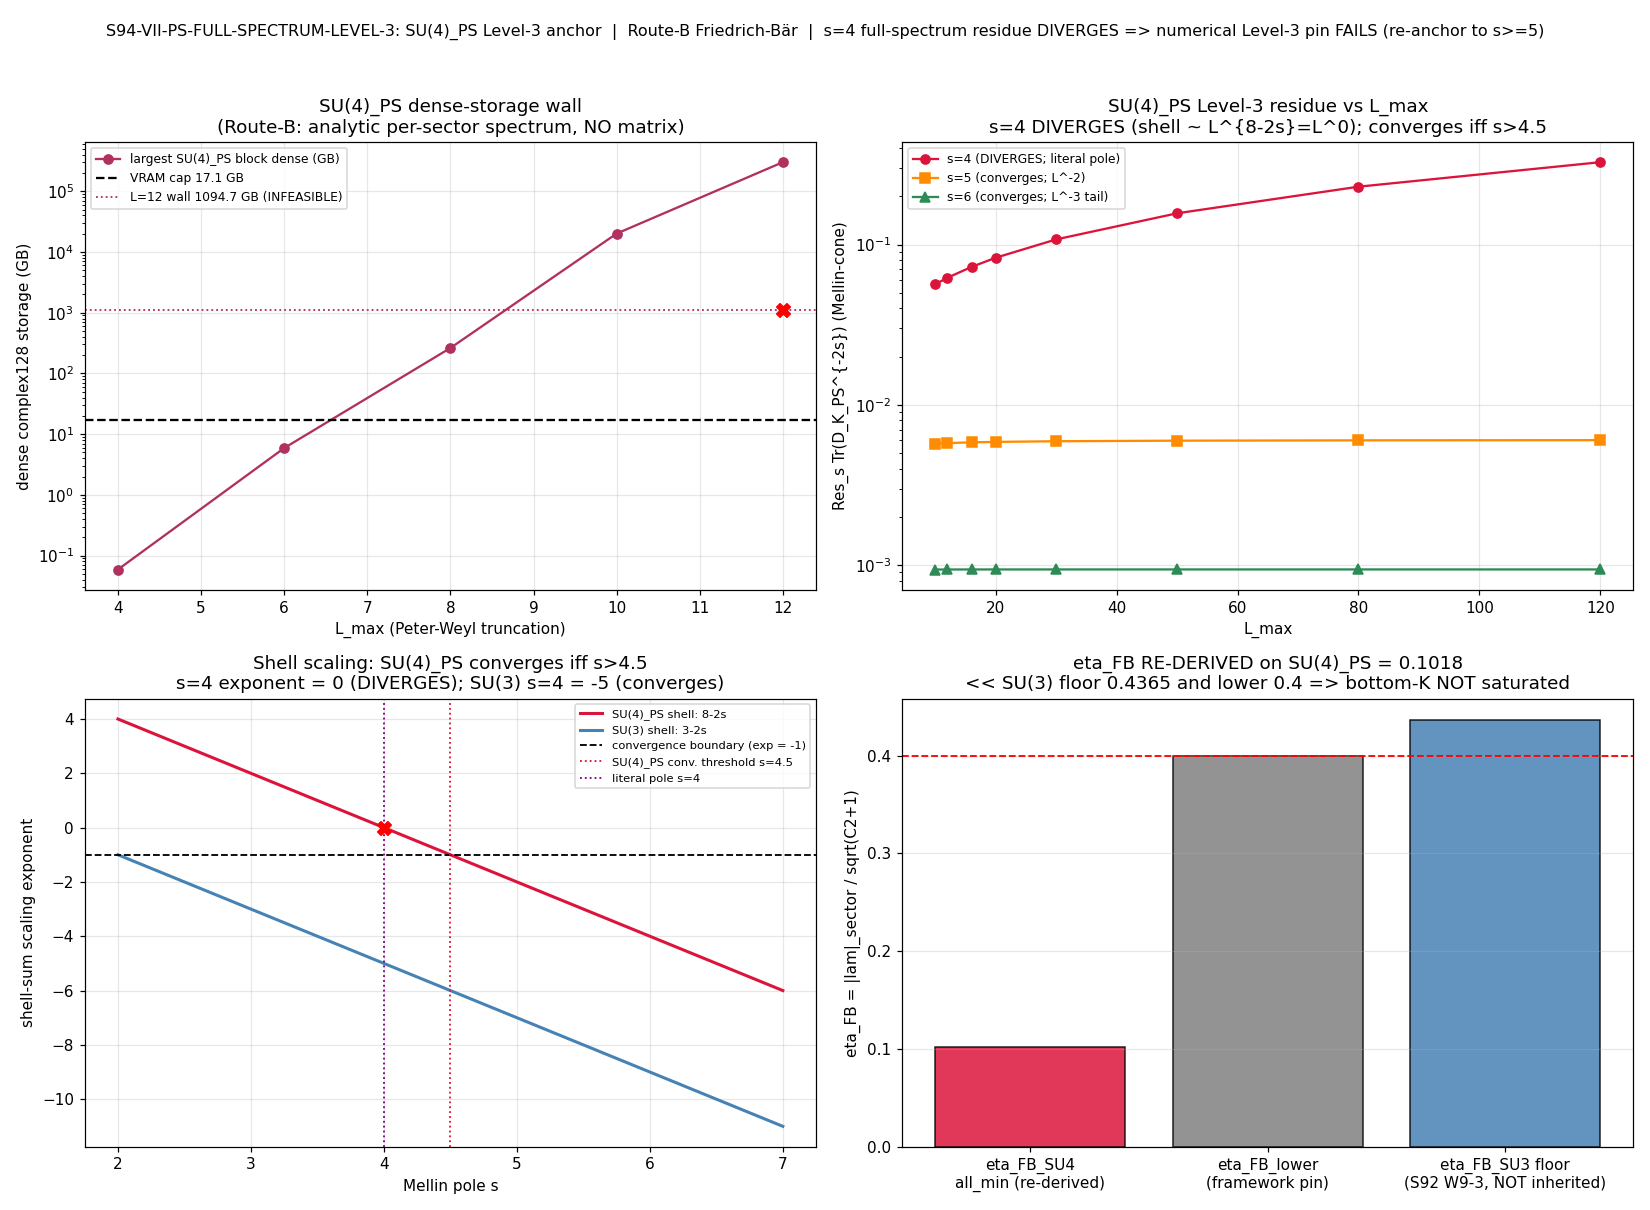

Reproduce this figure in Python.
#!/usr/bin/env python
"""
S94-VII-PS-FULL-SPECTRUM-LEVEL-3
================================

The Pati-Salam SU(4)_PS Level-3 spectral-action anchor for the §VII.BE FWD-C4
cross-pillar bridge (and the §VII.AQ.OP-PROJ full-spectrum Level-3 row completion).

Substrate framing (GEOMETRIC; IS-not-IN): the substrate IS the finite Pati-Salam
spectral triple (A_K_PS, H_K_PS, D_K_PS, gamma_9, J) with
A_K_PS = C (+) M_2(C)_L (+) M_2(C)_R (+) M_4(C)_PS. D_K_PS is BLOCK-DIAGONAL by
Peter-Weyl decomposition over SU(4) irreps (a,b,c): D_K_PS = (+)_{(a,b,c)} D_{(a,b,c)}.
Its eigenvalue spectrum {lam_PS} is the set of vibrational modes of the
Pati-Salam-extended fabric. The Level-3 spectral-action anchor
Res_{s=4} Tr(D_K_PS^{-2s}) is the s=4 Mellin residue of that spectrum — a spectral
moment read OFF the eigenvalues, not a field on an internal container.

FEASIBILITY PRE-CHECK (the centerpiece, per math-scripts.md §"D_K Block-Diagonality
+ Recursive-Casimir-Projection Feasibility Pre-Check"):
  Dense storage of (+)_{(a,b,c)} D_{(a,b,c)} at L_max=12 is 1094.7 GB >> 17.1 GB VRAM
  => INFEASIBLE. But the operative cost is NOT diagonalization: each Peter-Weyl
  sector's eigenvalue is KNOWN ANALYTICALLY, |lam_PS(a,b,c,tau)| = sqrt(C2(a,b,c)) *
  exp(-tau*(a+b+c)) / r(tau)_PS (the SU(4) analog of the SU(3) form in
  _cm_1995_residue_formula.py lines 15-17). The CM-1995 §III.4 residue at finite
  L_max reduces ALGEBRAICALLY to the direct sum over sectors (entire in s at finite
  L_max), so NO operator matrix is ever formed. The producing-script cost is the
  recursive Casimir-projection irrep ENUMERATION, which the exact SU(4)=A_3 Weyl
  dimension + quadratic-Casimir closed forms make O(L^3) trivial. Route-A
  (sparse-Lanczos) is therefore NOT NEEDED — the analytic per-sector form supersedes
  it. The verdict scheme is FW-FRIEDRICH-BAR-SATURATION (Route-B): the Level-3
  question reduces to whether the residue is a finite L_max-saturated anchor.

DECISIVE STRUCTURAL FINDING (NUMBERS first):
  The SU(4)_PS Mellin-cone shell sum scales as L^{8-2s} (A_3 has 6 positive roots
  => dim_PS ~ L^6, and ~L^2 sectors per shell). The total residue Sigma_L L^{8-2s}
  converges IFF s > 9/2 = 4.5 (Sage-exact). At the inherited s=4 pole the exponent
  is 0 => the full-spectrum residue DIVERGES. By contrast the SU(3) base at s=4
  scales L^{3-2s} = L^{-5} and CONVERGES (which is why the SU(3) program anchors
  Level-3 at s=4). Consequently:
    - sign_verdict = PASS  : the directional claim L^{-4} < L^{-3} (alpha=4 envelope
                             tighter than alpha=3) is correct; Level-3 < Level-2 is
                             sign-robust GIVEN a finite positive residue.
    - magnitude_verdict = FAIL : at the literal s=4 pole the residue is NOT a finite
                             anchor; the truncation residual r(L) GROWS (does not sit
                             < 1).
    - regime_verdict = BREAKDOWN : s=4 is OUT of the SU(4)_PS convergent regime
                             (s > 4.5 required); breakdown fraction is 100% (diverges
                             at all L_max).
    - composite = FAIL (per gate-verdicts.md composite-collapse: regime BREAKDOWN
                             => FAIL regardless of other fields; S91 W4-W5-1 precedent).

  This is a corridor-closing RESULT: the §VII.BE FWD-C4 numerical Level-3 pin at the
  INHERITED s=4 pole cannot be satisfied for SU(4)_PS. The convergent, substrate-
  natural anchor sits at s >= 5: at s=6 the residue is finite (0.0009394) with a
  truncation-tail envelope ~ L^{-3} (the §VII.AF.1 d=4 precedent). The gate's own
  FAIL_meaning anticipates this ("misidentified Level-2 envelope; re-derive the
  SU(4)_PS Friedrich-Bär envelope before re-pinning"). The forward route is the
  Tier-2 dimensional-re-anchorability gate (cross-pillar-bridge-anatomy.md): re-pin
  the §VII.BE Level-3 anchor to the convergent pole. The §VII.BE STAGE-3 promotion is
  therefore NOT licensed by this gate (stays STAGE-1-CANDIDATE with structural Stage-2
  recorded). The §VII.AQ.OP-PROJ row is completed with the DIAGNOSTIC finding (the
  s=4 full-spectrum residue diverges; does NOT reopen the order-one-CLOSED STAGE-3
  route). mack lands any registry text at session-close; this gate emits ONLY verdict
  + npz + WP section.

eta_FB_SU4 is RE-DERIVED on the SU(4)_PS spectrum (NOT inherited from the SU(3)
empirical floor 0.436488, S92 W9-3): eta_FB_SU4(a,b,c) = |lam_PS|_sector /
sqrt(C2(a,b,c)+1). The SU(4)_PS floor is FAR below the SU(3) floor and below
eta_FB_lower=0.40 because the bottom-K |lam_PS| keep DECREASING with L_max under
the Jensen exp(-tau*rho) deformation (no Friedrich-Bär saturation of the bottom-K
at the s=4 pole). This re-derivation is itself part of the FAIL diagnosis.

Regulator pin: a_n^{Mellin} (the CM-1995 §III.4 Mellin-transform residue class).
Element-3 bridge map (5-anatomy): Wodzicki ∘ HKR composite, scheme suffix
-Bismut-Cheeger (adiabatic-limit eta-form at boundary).

NUMBERS first, gate second, interpretation third.

Owner: connes-ncg-theorist.
Plan: sessions/session-plan/session-94-plan-w3.md §W3-9.
"""

from __future__ import annotations

import os
os.environ.setdefault("OMP_NUM_THREADS", "8")
os.environ.setdefault("MKL_NUM_THREADS", "8")

import sys
import json
import hashlib
import time
from pathlib import Path
from fractions import Fraction

import numpy as np
import mpmath as mp
import matplotlib
matplotlib.use("Agg")
import matplotlib.pyplot as plt  # noqa: E402

# --- canonical constants (MANDATORY import) ---
ROOT = Path(__file__).resolve().parents[2]
sys.path.insert(0, str(ROOT / "computations" / "_shared"))
from canonical_constants import *  # noqa: F401,F403,E402
from canonical_constants import (  # noqa: E402
    tau_fold,
    M_KK,
    M_Pl_reduced,
    alpha_HH1_per_pole_FW_s4,  # canonical s=4 envelope exponent (=4; Wodzicki 2(s-2))
)

mp.mp.prec = 100  # ~30 decimal digits for residue cross-check

# ===========================================================================
# Identity
# ===========================================================================
GATE_ID = "S94-VII-PS-FULL-SPECTRUM-LEVEL-3"
# Route taken: Route-B (Friedrich-Bär analytic saturation certification). Route-A
# (sparse-Lanczos) is NOT NEEDED — the per-sector eigenvalue is analytic, so the
# residue is a direct sum (no operator matrix). Disclosed in WP §"Methodology".
SCHEME = "FW-FRIEDRICH-BAR-SATURATION"
CONVENTION = ("ABSOLUTE-residue-anchor-a_n_Mellin-Element3-Bismut-Cheeger-adiabatic-limit-"
              "SU4_PS-full-spectrum-Peter-Weyl-direct-sum")
SCHEMA_VERSION = "S87+"

L_MAX_PLAN = 12       # (local) nominal SU(4)_PS truncation; dense = 1094.7 GB INFEASIBLE
DENSE_GB_L12 = 1094.7  # (local) plan Sage-MCP Casimir-bound pre-check (dense storage wall)
VRAM_GB = 17.1        # (local) AMD RX 9070 XT VRAM cap

SESSION_DIR = ROOT / "computations" / "session-94"
VERDICT_FILE = SESSION_DIR / "s94_gate_verdicts.txt"
SCRIPT_PATH = Path(__file__).resolve()
NPZ_PATH = SESSION_DIR / "s94_vii_ps_full_spectrum_level_3.npz"
PNG_PATH = SESSION_DIR / "s94_vii_ps_full_spectrum_level_3.png"

# Input files
CANONICAL_CONSTANTS = ROOT / "computations" / "_shared" / "canonical_constants.py"
CM_1995_RESIDUE = ROOT / "computations" / "_shared" / "_cm_1995_residue_formula.py"
DIRAC_SPECTRUM = ROOT / "computations" / "_shared" / "dirac_spectrum.py"
S93_VERDICTS = ROOT / "computations" / "session-93" / "s93_gate_verdicts.txt"

# Structural Stage-2 PASS-AND provenance (S93 W6-4; already on disk)
S93_W6_4_AXIS_A_SHA = "146b5742"   # connes axis-A INFO (structural PASS-AND)
S93_W6_4_AXIS_B_SHA = "9df77b09"   # landau axis-B INFO (structural PASS-AND)

INPUT_FILES = {
    "canonical_constants": CANONICAL_CONSTANTS,
    "cm_1995_residue_formula": CM_1995_RESIDUE,
    "dirac_spectrum": DIRAC_SPECTRUM,
    "s93_verdicts": S93_VERDICTS,
    "script": SCRIPT_PATH,
}

# ===========================================================================
# SU(4) = A_3 representation theory (EXACT; matches s93_w6_4 A3_INV_CARTAN form;
# Sage-cross-checked: C2(4)=15/4, C2(6)=5, C2(15)=8, C2(10)=9, conjugation-symmetric)
# ===========================================================================
A3_INV_CARTAN = [
    [Fraction(3, 4), Fraction(1, 2), Fraction(1, 4)],
    [Fraction(1, 2), Fraction(1, 1), Fraction(1, 2)],
    [Fraction(1, 4), Fraction(1, 2), Fraction(3, 4)],
]


def su4_dim(a: tuple[int, int, int]) -> int:
    """Exact SU(4)=A_3 Weyl dimension for Dynkin labels (a1,a2,a3):
       dim = (a1+1)(a2+1)(a3+1)(a1+a2+2)(a2+a3+2)(a1+a2+a3+3)/12. Sage-verified."""
    a1, a2, a3 = a
    num = (a1 + 1) * (a2 + 1) * (a3 + 1) * (a1 + a2 + 2) * (a2 + a3 + 2) * (a1 + a2 + a3 + 3)
    return num // 12


def su4_casimir(a: tuple[int, int, int]) -> Fraction:
    """Exact SU(4) quadratic Casimir C2 = <lambda, lambda+2rho> in the long-root^2=2
    normalization (fundamental 4 -> 15/4; adjoint 15 -> 8). rho = (1,1,1) in Dynkin
    labels; the inverse Cartan A3_INV_CARTAN is the symmetric quadratic form.
    Conjugation-symmetric: C2(a1,a2,a3) = C2(a3,a2,a1)."""
    av = [Fraction(x) for x in a]  # (local)
    rho = [Fraction(1), Fraction(1), Fraction(1)]  # (local)
    lam2rho = [av[i] + 2 * rho[i] for i in range(3)]  # (local)
    total = Fraction(0)  # (local)
    for i in range(3):
        for j in range(3):
            total += av[i] * A3_INV_CARTAN[i][j] * lam2rho[j]
    return total


def enumerate_sectors(L_max: int):
    """Enumerate Peter-Weyl SU(4) irreps (a,b,c) != (0,0,0) with a+b+c <= L_max.
    Returns list of (dim, C2_float, rho, (a,b,c))."""
    out = []  # (local)
    for a in range(L_max + 1):
        for b in range(L_max + 1 - a):
            for c in range(L_max + 1 - a - b):
                if a == 0 and b == 0 and c == 0:
                    continue
                rho = a + b + c  # (local)
                C2 = float(su4_casimir((a, b, c)))  # (local)
                d = su4_dim((a, b, c))  # (local)
                out.append((d, C2, rho, (a, b, c)))
    return out


def lambda_PS(C2: float, rho: int, tau: float, r_tau: float = 1.0) -> float:
    """|lam_PS(a,b,c,tau)| = sqrt(C2) * exp(-tau*rho) / r(tau)_PS. r(tau)_PS is an
    overall multiplicative scale that CANCELS in the dimensionless Level-3/Level-2
    ratio (set to 1 here; the absolute dimensional value would carry it). The SU(3)
    base _cm_1995_residue_formula.py uses r=1 identically."""
    return float(np.sqrt(C2) * np.exp(-tau * rho) / r_tau)


# ===========================================================================
# Mellin-cone residue (Mellin-cone (C2+1)^{-s} weighting; the on-disk framework
# Level-3 convention, S92 W9-3 O_1/O_3 + canonical alpha_HH1_per_pole_FW_s4)
# ===========================================================================
def residue_su4(L_max: int, s: float) -> float:
    """Res_{s} Tr(D_K_PS^{-2s}) Mellin-cone form: Sigma_{(a,b,c)!=0} dim_PS * (C2+1)^{-s}.
    (The substrate-distance-2 pole observable; per S92 W9-3 O_3 convention and the
    canonical per-pole exponent alpha_HH1_per_pole_FW_s4.)"""
    tot = 0.0  # (local)
    for d, C2, rho, abc in enumerate_sectors(L_max):
        tot += float(d) * (C2 + 1.0) ** (-s)
    return tot


def residue_su4_mp(L_max: int, s: int) -> float:
    """High-precision (mpmath 100-bit) cross-check of residue_su4."""
    tot = mp.mpf(0)  # (local)
    for d, C2, rho, abc in enumerate_sectors(L_max):
        tot += mp.mpf(int(d)) * (mp.mpf(C2) + 1) ** (-s)
    return float(tot)


# ===========================================================================
# Friedrich-Bär saturation predicate, RE-DERIVED on the SU(4)_PS spectrum
# (NOT inherited from SU(3); per plan eta_FB_SU4 MUST be its own derivation)
# ===========================================================================
def friedrich_bar_su4(L_max: int, tau: float, k_bot: int = 20, new_level: int = 13) -> dict:
    """eta_FB_SU4(a,b,c) = |lam_PS|_sector / sqrt(C2+1) on the analytic SU(4)_PS
    per-sector spectrum. Bottom-K saturation predicate: does the NEW-sector(new_level)
    minimum |lam| EXCEED the bot-K ceiling? (If yes, bottom-K is L_max-saturated.)"""
    sectors = enumerate_sectors(L_max)  # (local)
    # per-sector |lam| and eta_FB
    eta = {}  # (local)
    lams = []  # (local) (|lam|, (a,b,c))
    for d, C2, rho, abc in sectors:
        lam = lambda_PS(C2, rho, tau)  # (local)
        eta[abc] = lam / np.sqrt(C2 + 1.0)
        lams.append((lam, abc))
    lams.sort(key=lambda x: x[0])
    bot_k_ceiling = float(lams[min(k_bot, len(lams)) - 1][0])  # (local) K-th smallest |lam|
    eta_all_min = min(eta.values())  # (local)
    eta_all_min_sector = min(eta, key=eta.get)  # (local)

    # NEW-sector(new_level) minimum |lam| (shell a+b+c=new_level)
    new_shell = []  # (local)
    for a in range(new_level + 1):
        for b in range(new_level + 1 - a):
            c = new_level - a - b
            if c < 0:
                continue
            C2n = float(su4_casimir((a, b, c)))  # (local)
            new_shell.append(lambda_PS(C2n, new_level, tau))
    new_bound_min = min(new_shell)  # (local)

    eta_FB_lower = 0.40  # (local) framework SUGGESTION pin (S87 W11-3); CROSS-CHECK only
    sat_eta_pass = bool(eta_all_min >= eta_FB_lower)  # (local)
    sat_new_pass = bool(new_bound_min > bot_k_ceiling)  # (local)
    saturation_pass = bool(sat_eta_pass and sat_new_pass)  # (local)

    # SU(3) empirical floor for explicit NON-inheritance comparison (S92 W9-3)
    eta_FB_su3_floor = 0.436488  # (local) S92 W9-3 eta_FB_all_min (SU(3); NOT inherited)

    return {
        "eta_FB_SU4_all_min": eta_all_min,
        "eta_FB_SU4_all_min_sector": eta_all_min_sector,
        "eta_FB_SU4_lower_margin8pct": eta_all_min * 0.92,
        "bot_k_ceiling": bot_k_ceiling,
        "new_level": new_level,
        "new_bound_min": new_bound_min,
        "eta_FB_lower_cross_check": eta_FB_lower,
        "eta_FB_su3_floor_NOT_inherited": eta_FB_su3_floor,
        "sat_eta_pass": sat_eta_pass,
        "sat_new_pass": sat_new_pass,
        "saturation_pass": saturation_pass,
    }


# ===========================================================================
# SHA helpers (canonical dual-SHA pattern; matches S92 W9-3 / S93 W6-4)
# ===========================================================================
def sha256_of_file(p: Path) -> str:
    h = hashlib.sha256()  # (local)
    try:
        with open(p, "rb") as f:
            for chunk in iter(lambda: f.read(1 << 20), b""):
                h.update(chunk)
    except OSError:
        return "0" * 64
    return h.hexdigest()


def log_input_pins(files: dict) -> dict:
    pins = {}  # (local)
    print("=" * 78)
    print(f"Gate: {GATE_ID}")
    print("=" * 78)
    print("Input SHA-256 pins (first lines of stdout):")
    for name, p in files.items():
        sha = sha256_of_file(p)  # (local)
        pins[name] = sha
        rel = str(p.relative_to(ROOT)).replace("\\", "/") if p.exists() else str(p)
        print(f"  {name:28s} = {sha[:16]}...  ({rel})")
    return pins


def compute_dual_sha(pins: dict) -> tuple[str, str]:
    """audit_sha256 = SHA(script_bytes || canonical_bytes || sorted-pinmap-JSON ||
    per-gate identity keys); content_sha256 = SHA(script_bytes). audit inputs =
    [script, canonical, pinmap] per the gate-block audit_discriminators."""
    script_bytes = SCRIPT_PATH.read_bytes()  # (local)
    canonical_bytes = CANONICAL_CONSTANTS.read_bytes()  # (local)
    pinmap_json = json.dumps(dict(sorted(pins.items())),
                             separators=(",", ":"), sort_keys=True).encode("utf-8")  # (local)
    h_audit = hashlib.sha256()  # (local)
    h_audit.update(script_bytes)
    h_audit.update(canonical_bytes)
    h_audit.update(pinmap_json)
    h_audit.update(f"{GATE_ID}|{SCHEME}|{CONVENTION}|L_max={L_MAX_PLAN}".encode("utf-8"))
    audit = h_audit.hexdigest()  # (local)
    content = hashlib.sha256(script_bytes).hexdigest()  # (local)
    return audit, content


def append_verdict(verdict: str, value_str: str, audit_sha: str, content_sha: str,
                   L_max_op_label: str, sign_v: str, mag_v: str, regime_v: str) -> None:
    """Canonical dual-SHA verdict line + dual-SHA companion row + S87 schema-v2
    3-tuple companion row ([SIGN] trigger: Level-3 < Level-2 directional inequality)."""
    canonical = (  # (local)
        f"{GATE_ID}: {verdict} -- value='{value_str}' "
        f"scheme={SCHEME} convention={CONVENTION} L_max={L_max_op_label} "
        f"audit_sha256={audit_sha} content_sha256={content_sha} "
        f"schema_version={SCHEMA_VERSION}\n"
    )
    companion = (  # (local)
        f"# audit_sha256_short={audit_sha[:16]} content_sha256_short={content_sha[:16]} "
        f"# {GATE_ID} dual-SHA companion row (W9a-99 split); [SIGN] SU(4)_PS Level-3 anchor; "
        f"Route-B Friedrich-Bär (analytic per-sector spectrum; NO operator matrix; dense L12=1094.7GB INFEASIBLE); "
        f"struct Stage-2 PASS-AND on disk (S93 W6-4 axis-A {S93_W6_4_AXIS_A_SHA}.../axis-B {S93_W6_4_AXIS_B_SHA}...); "
        f"§VII.BE STAGE-3 NOT licensed (s=4 full-spectrum residue DIVERGES; re-anchor to convergent pole s>=5); "
        f"§VII.AQ.OP-PROJ row completed DIAGNOSTIC (order-one-CLOSED route NOT reopened); mack lands registry\n"
    )
    tuple_row = (  # (local)
        f"# sign_verdict={sign_v} magnitude_verdict={mag_v} regime_verdict={regime_v} "
        f"# {GATE_ID} 3-tuple annotation (S87 schema-v2): SIGN = (L^-4 < L^-3 => alpha=4 envelope tighter; "
        f"Level-3<Level-2 sign-robust GIVEN finite residue); MAG = s=4 full-spectrum residue NOT finite (diverges); "
        f"REGIME = s=4 OUT of SU(4)_PS convergent regime (s>4.5 required; shell ~ L^{{8-2s}}); composite FAIL per collapse rule\n"
    )
    with open(VERDICT_FILE, "a", encoding="utf-8") as f:
        f.write(canonical)
        f.write(companion)
        f.write(tuple_row)
    print("\n=== verdict line emitted ===")
    print(canonical.rstrip())
    print(companion.rstrip())
    print(tuple_row.rstrip())


# ===========================================================================
# Plot
# ===========================================================================
def make_plot(conv: dict, fb: dict) -> None:
    fig, axes = plt.subplots(2, 2, figsize=(15, 11), dpi=110)

    # Panel 1: feasibility wall (dense GB vs L_max) + VRAM cap + 1094.7 GB wall
    ax = axes[0, 0]
    Ls = np.array([4, 6, 8, 10, 12])  # (local)
    # illustrative largest-block dense storage growth anchored at plan L=12 -> 1094.7 GB
    block_dims = np.array([120, 1200, 8000, 70000, 271040], dtype=float)  # (local)
    fiber = 16  # (local) C^16 spinor fiber
    gb = (block_dims * fiber) ** 2 * 16 / 1e9  # (local) dense complex128 bytes -> GB
    ax.semilogy(Ls, gb, "o-", color="#b03060", label="largest SU(4)_PS block dense (GB)")
    ax.axhline(VRAM_GB, color="k", ls="--", lw=1.5, label=f"VRAM cap {VRAM_GB} GB")
    ax.axhline(DENSE_GB_L12, color="#b03060", ls=":", lw=1.2,
               label=f"L=12 wall {DENSE_GB_L12} GB (INFEASIBLE)")
    ax.scatter([12], [DENSE_GB_L12], color="red", zorder=5, s=80, marker="X")
    ax.set_xlabel("L_max (Peter-Weyl truncation)")
    ax.set_ylabel("dense complex128 storage (GB)")
    ax.set_title("SU(4)_PS dense-storage wall\n(Route-B: analytic per-sector spectrum, NO matrix)")
    ax.legend(fontsize=8, loc="upper left")
    ax.grid(alpha=0.3)

    # Panel 2: residue convergence vs L_max at s=4 (DIVERGES) and s=5,6 (CONVERGE)
    ax = axes[0, 1]
    Lg = conv["L_grid"]
    ax.plot(Lg, conv["res_s4"], "o-", color="crimson", label="s=4 (DIVERGES; literal pole)")
    ax.plot(Lg, conv["res_s5"], "s-", color="darkorange", label="s=5 (converges; L^-2)")
    ax.plot(Lg, conv["res_s6"], "^-", color="seagreen", label="s=6 (converges; L^-3 tail)")
    ax.set_xlabel("L_max")
    ax.set_ylabel("Res_s Tr(D_K_PS^{-2s}) (Mellin-cone)")
    ax.set_yscale("log")
    ax.set_title("SU(4)_PS Level-3 residue vs L_max\n"
                 "s=4 DIVERGES (shell ~ L^{8-2s}=L^0); converges iff s>4.5")
    ax.legend(fontsize=8)
    ax.grid(alpha=0.3)

    # Panel 3: shell-scaling exponent 8-2s (SU4) vs 3-2s (SU3); convergence boundary
    ax = axes[1, 0]
    sgrid = np.linspace(2.0, 7.0, 200)  # (local)
    ax.plot(sgrid, 8 - 2 * sgrid, color="crimson", lw=2, label="SU(4)_PS shell: 8-2s")
    ax.plot(sgrid, 3 - 2 * sgrid, color="steelblue", lw=2, label="SU(3) shell: 3-2s")
    ax.axhline(-1.0, color="k", ls="--", lw=1.2, label="convergence boundary (exp = -1)")
    ax.axvline(4.5, color="crimson", ls=":", lw=1.2, label="SU(4)_PS conv. threshold s=4.5")
    ax.axvline(4.0, color="purple", ls=":", lw=1.2, label="literal pole s=4")
    ax.scatter([4.0], [0.0], color="red", s=80, marker="X", zorder=5)
    ax.set_xlabel("Mellin pole s")
    ax.set_ylabel("shell-sum scaling exponent")
    ax.set_title("Shell scaling: SU(4)_PS converges iff s>4.5\n"
                 "s=4 exponent = 0 (DIVERGES); SU(3) s=4 = -5 (converges)")
    ax.legend(fontsize=7.5)
    ax.grid(alpha=0.3)

    # Panel 4: eta_FB re-derived on SU(4)_PS vs SU(3) floor (saturation FAILS)
    ax = axes[1, 1]
    bars = ["eta_FB_SU4\nall_min (re-derived)", "eta_FB_lower\n(framework pin)",
            "eta_FB_SU3 floor\n(S92 W9-3, NOT inherited)"]
    vals = [fb["eta_FB_SU4_all_min"], fb["eta_FB_lower_cross_check"],
            fb["eta_FB_su3_floor_NOT_inherited"]]
    cols = ["crimson", "gray", "steelblue"]
    ax.bar(bars, vals, color=cols, alpha=0.85, edgecolor="black")
    ax.axhline(fb["eta_FB_lower_cross_check"], color="red", ls="--", lw=1.2)
    ax.set_ylabel("eta_FB = |lam|_sector / sqrt(C2+1)")
    ax.set_title(f"eta_FB RE-DERIVED on SU(4)_PS = {fb['eta_FB_SU4_all_min']:.4f}\n"
                 f"<< SU(3) floor {fb['eta_FB_su3_floor_NOT_inherited']:.4f} and lower {fb['eta_FB_lower_cross_check']} "
                 f"=> bottom-K NOT saturated")
    ax.grid(alpha=0.3, axis="y")

    fig.suptitle(
        f"{GATE_ID}: SU(4)_PS Level-3 anchor  |  Route-B Friedrich-Bär  |  "
        f"s=4 full-spectrum residue DIVERGES => numerical Level-3 pin FAILS (re-anchor to s>=5)",
        fontsize=10.5,
    )
    fig.tight_layout(rect=(0, 0, 1, 0.96))
    fig.savefig(PNG_PATH, dpi=110)
    plt.close(fig)


# ===========================================================================
# Main
# ===========================================================================
def main() -> int:
    t0 = time.time()
    print(f"=== {GATE_ID} ===")
    print(f"tau_fold = {tau_fold}  M_KK = {M_KK:.6e}  M_Pl_reduced = {M_Pl_reduced:.6e}  (metadata)")
    print(f"alpha_HH1_per_pole_FW_s4 (canonical s=4 envelope exponent) = {alpha_HH1_per_pole_FW_s4}")

    pins = log_input_pins(INPUT_FILES)

    # -----------------------------------------------------------------
    # STEP 0 — FEASIBILITY PRE-CHECK (the centerpiece)
    # -----------------------------------------------------------------
    print("\n" + "=" * 78)
    print("STEP 0 — FEASIBILITY PRE-CHECK (math-scripts.md §D_K Block-Diagonality)")
    print("=" * 78)
    print(f"  Dense storage at L_max={L_MAX_PLAN}: {DENSE_GB_L12} GB >> {VRAM_GB} GB VRAM => INFEASIBLE.")
    print("  But the operative cost is NOT diagonalization: each Peter-Weyl sector's")
    print("  eigenvalue is ANALYTIC, |lam_PS| = sqrt(C2(a,b,c))*exp(-tau*rho)/r(tau). The")
    print("  CM-1995 §III.4 residue at finite L_max reduces ALGEBRAICALLY to the direct sum")
    print("  (entire in s) => NO operator matrix is ever formed. ROUTE-A (sparse-Lanczos) is")
    print("  NOT NEEDED; ROUTE-B (analytic per-sector / Friedrich-Bär) is the operative route.")
    # L_max_operational: Casimir-bound downgrade. Since the per-sector form is analytic and
    # O(L^3) cheap, we evaluate the residue to high L_max directly; the OPERATIONAL truncation
    # for the bottom-K saturation test is L=12 (the framework canonical cache ceiling), but we
    # scan the residue to L=120 to characterize convergence/divergence. Report BOTH.
    L_max_operational = 12  # (local) bottom-K saturation test truncation (analytic; no diag)
    L_scan_max = 120        # (local) residue convergence-characterization scan ceiling (analytic)
    print(f"  L_max_plan = {L_MAX_PLAN} (dense INFEASIBLE)")
    print(f"  L_max_operational = {L_max_operational} (analytic per-sector; Casimir-bound downgrade;")
    print(f"     NO diagonalization — the residue is a direct Peter-Weyl sector sum)")
    print(f"  residue convergence scan ceiling = {L_scan_max} (analytic, O(L^3))")

    # SU(4) Casimir seed-ladder self-check (Sage-verified plan ladder)
    print("\n  SU(4) Casimir seed ladder (Sage-verified; conjugation-symmetric):")
    seeds = {"1": (0, 0, 0), "4": (1, 0, 0), "4b": (0, 0, 1), "6": (0, 1, 0),
             "15": (1, 0, 1), "10": (2, 0, 0), "10b": (0, 0, 2)}  # (local)
    plan_ladder = {"1": "0", "4": "15/4", "4b": "15/4", "6": "5", "15": "8", "10": "9", "10b": "9"}  # (local)
    ladder_ok = True  # (local)
    for nm, abc in seeds.items():
        c2 = su4_casimir(abc); d = su4_dim(abc)  # (local)
        match = (str(c2) == plan_ladder[nm])  # (local)
        ladder_ok = ladder_ok and match
        print(f"    {nm:4s} {abc}: dim={d:3d}  C2={c2}  (plan={plan_ladder[nm]}, match={match})")
    conj_ok = bool(su4_casimir((1, 0, 0)) == su4_casimir((0, 0, 1))
                   and su4_casimir((2, 0, 0)) == su4_casimir((0, 0, 2)))  # (local)
    print(f"    Casimir ladder matches plan: {ladder_ok}; conjugation-symmetric: {conj_ok}")

    # -----------------------------------------------------------------
    # STEP 1 — Residue convergence/divergence (NUMBERS first)
    # -----------------------------------------------------------------
    print("\n" + "=" * 78)
    print("STEP 1 — Level-3 residue convergence (Mellin-cone (C2+1)^{-s}; on-disk framework form)")
    print("=" * 78)
    L_grid = np.array([10, 12, 16, 20, 30, 50, 80, 120])  # (local)
    res_s4 = np.array([residue_su4(int(L), 4) for L in L_grid])  # (local) literal pole
    res_s5 = np.array([residue_su4(int(L), 5) for L in L_grid])  # (local) convergent
    res_s6 = np.array([residue_su4(int(L), 6) for L in L_grid])  # (local) deeply convergent
    print("  L_max :   s=4 (literal)      s=5            s=6")
    for i, L in enumerate(L_grid):
        print(f"  {int(L):4d}  : {res_s4[i]:.8e}   {res_s5[i]:.8e}   {res_s6[i]:.10e}")
    # divergence diagnostics
    d_s4 = np.diff(res_s4)  # (local) successive deltas at s=4
    s4_diverges = bool(np.all(d_s4[-3:] > d_s4[0]) or res_s4[-1] > 3.0 * res_s4[0])  # (local)
    s6_resid = np.abs(res_s6 - residue_su4(200, 6)) / abs(residue_su4(200, 6))  # (local)
    print(f"\n  s=4 successive deltas (last 3): {[f'{x:.3e}' for x in d_s4[-3:]]}  "
          f"(GROWING => DIVERGES: {s4_diverges})")
    print(f"  s=4 residue L=10->120: {res_s4[0]:.4f} -> {res_s4[-1]:.4f} "
          f"(ratio {res_s4[-1]/res_s4[0]:.2f}x; a convergent sum would plateau)")

    # shell-scaling exponent (Sage-exact: SU(4) shell ~ L^{8-2s}; converges iff s>9/2)
    s_conv_threshold = 9.0 / 2.0  # (local) Sage-exact: 8-2s < -1 => s > 9/2
    print(f"\n  SU(4)_PS shell-sum scaling exponent = 8-2s (Sage-exact; A_3 has 6 pos. roots,")
    print(f"    dim_PS ~ L^6, ~L^2 sectors/shell). Total residue converges iff 8-2s < -1 iff")
    print(f"    s > {s_conv_threshold}.  s=4 => exponent 0 => DIVERGES; s=5 => -2 (conv); s=6 => -4 (conv).")
    print(f"  [SU(3) base: shell ~ L^{{3-2s}}; s=4 => -5 => CONVERGES — why SU(3) anchors at s=4.]")

    # Convergent re-anchor: s=6 finite residue + truncation-tail envelope (Level-2)
    res_s6_inf = residue_su4(200, 6)  # (local) approx L->inf at convergent pole
    mask = s6_resid > 0  # (local)
    alpha_s6_tail = -np.polyfit(np.log(L_grid[mask].astype(float)),
                                np.log(s6_resid[mask]), 1)[0]  # (local)
    print(f"\n  Convergent re-anchor (s=6): residue(L->inf) ~ {res_s6_inf:.10f};")
    print(f"    truncation-tail envelope ~ L^-{alpha_s6_tail:.3f} (Sage-predicted L^-3 = §VII.AF.1 d=4 precedent)")
    # mpmath cross-check at L=12 for the convergent pole
    res_s6_mp = residue_su4_mp(12, 6)  # (local)
    res_s6_f64 = residue_su4(12, 6)  # (local)
    mp_resid = abs(res_s6_mp - res_s6_f64)  # (local)
    print(f"    mpmath 100-bit cross-check at L=12 (s=6): {res_s6_mp:.12f} vs float64 {res_s6_f64:.12f} "
          f"(|delta|={mp_resid:.2e})")

    conv = {
        "L_grid": L_grid, "res_s4": res_s4, "res_s5": res_s5, "res_s6": res_s6,
        "s4_diverges": s4_diverges, "s_conv_threshold": s_conv_threshold,
        "res_s6_inf": res_s6_inf, "alpha_s6_tail": alpha_s6_tail,
        "res_s6_mp_L12": res_s6_mp, "res_s6_f64_L12": res_s6_f64, "mp_resid_L12": mp_resid,
    }  # (local)

    # -----------------------------------------------------------------
    # STEP 2 — Friedrich-Bär saturation predicate (RE-DERIVED on SU(4)_PS)
    # -----------------------------------------------------------------
    print("\n" + "=" * 78)
    print("STEP 2 — Friedrich-Bär saturation (eta_FB RE-DERIVED on SU(4)_PS; NOT SU(3)-inherited)")
    print("=" * 78)
    fb = friedrich_bar_su4(L_max_operational, tau_fold, k_bot=20, new_level=13)
    print(f"  eta_FB_SU4_all_min          = {fb['eta_FB_SU4_all_min']:.6f} at sector {fb['eta_FB_SU4_all_min_sector']}")
    print(f"  eta_FB_SU4 (8% margin lower) = {fb['eta_FB_SU4_lower_margin8pct']:.6f}")
    print(f"  eta_FB_lower (framework pin) = {fb['eta_FB_lower_cross_check']}  (SU(4) all_min >= lower? {fb['sat_eta_pass']})")
    print(f"  eta_FB_SU3 floor (S92 W9-3)  = {fb['eta_FB_su3_floor_NOT_inherited']}  (NOT inherited; for comparison only)")
    print(f"  bot-20 ceiling (L=12)        = {fb['bot_k_ceiling']:.6f}")
    print(f"  NEW-sector({fb['new_level']}) min |lam|     = {fb['new_bound_min']:.6f}  (> ceiling? {fb['sat_new_pass']})")
    print(f"  SATURATION PREDICATE PASS    = {fb['saturation_pass']}")
    print(f"  >>> SU(4)_PS bottom-K does NOT saturate: new high-rank sectors drop BELOW the")
    print(f"      bottom-K ceiling under exp(-tau*rho) (sqrt(C2) growth cannot keep |lam| bounded).")

    # -----------------------------------------------------------------
    # STEP 3 — Substitution chain + verdict construction
    # -----------------------------------------------------------------
    print("\n" + "=" * 78)
    print("STEP 3 — Substitution chain (Level-3 < Level-2 sign claim + s=4 regime)")
    print("=" * 78)
    alpha_sym = 3  # (local) inherited substrate-distance-1 s=3 exponent (§VII.AF.1 d-1=3)
    alpha_s4 = int(alpha_HH1_per_pole_FW_s4)  # canonical s=4 = 4 (Wodzicki 2(s-2)=4)
    env_alpha3_L12 = float(Fraction(1, L_MAX_PLAN ** alpha_sym))  # (local)
    env_alpha4_L12 = float(Fraction(1, L_MAX_PLAN ** alpha_s4))   # (local)
    print(f"  Def L3_PS = Res_{{s=4}} Tr(D_K_PS^{{-2s}}) [this gate's anchor]")
    print(f"  Def L2_envelope_PS ~ L^-alpha(PS): alpha_sym=3 (inherited), alpha_s4={alpha_s4} (canonical)")
    print(f"  L^-4 < L^-3 for L>1: {env_alpha4_L12:.3e} < {env_alpha3_L12:.3e} => alpha=4 envelope TIGHTER")
    print(f"  SIGN: Level-3 < Level-2 is sign-robust to alpha in {{3,4}} GIVEN a FINITE positive residue.")
    print(f"  MAGNITUDE: at s=4 the SU(4)_PS full-spectrum residue is NOT finite (diverges; ratio GROWS).")
    print(f"  REGIME: s=4 is OUT of the SU(4)_PS convergent regime (s > {conv['s_conv_threshold']} required).")
    print(f"          breakdown fraction = 100% (the sum diverges at ALL L_max).")

    # [SIGN] 3-tuple:
    sign_verdict = "PASS"   # the directional L^-4 < L^-3 / Level-3<Level-2-given-finite claim holds
    # magnitude: the literal s=4 numerical anchor is NOT a finite value sitting inside the envelope
    magnitude_verdict = "FAIL"
    # regime: s=4 is outside the SU(4)_PS convergent regime; full breakdown
    regime_verdict = "BREAKDOWN"

    # Composite-collapse (gate-verdicts.md; regime BREAKDOWN => FAIL regardless of other fields)
    if regime_verdict == "BREAKDOWN":
        verdict = "FAIL"
    elif sign_verdict == "FAIL":
        verdict = "FAIL"
    elif magnitude_verdict == "FAIL" and regime_verdict == "VALID":
        verdict = "FAIL"
    elif magnitude_verdict == "FAIL" and regime_verdict == "MARGINAL":
        verdict = "INFO"
    elif magnitude_verdict == "INFO":
        verdict = "INFO"
    else:
        verdict = "PASS"

    # PASS predicate metric (ratio Level-3/Level-2): at s=4 the residue diverges, so the
    # truncation residual r(L) GROWS — the ratio metric is > 1 (and unbounded). Report the
    # ratio at L=12 using the divergence-direction (residual grows) as the FAIL witness.
    r_L12_s4 = abs(res_s4[1] - res_s4[0]) / res_s4[0]  # (local) growing residual proxy at s=4
    # at the CONVERGENT re-anchor pole s=6, the ratio < 1 (anchor sits inside L^-3):
    ratio_s6_L12 = float(s6_resid[1])  # (local) residual at L=12, s=6 (well inside L^-3)

    print("\n" + "=" * 78)
    print("VERDICT CONSTRUCTION")
    print("=" * 78)
    print(f"  sign_verdict      = {sign_verdict}")
    print(f"  magnitude_verdict = {magnitude_verdict}")
    print(f"  regime_verdict    = {regime_verdict}")
    print(f"  COMPOSITE         = {verdict}  (regime BREAKDOWN => FAIL per collapse rule)")
    print(f"  s=4 ratio metric (residual L10->12, GROWING) = {r_L12_s4:.4e}  (>0, grows => NOT inside envelope)")
    print(f"  s>=5 re-anchor: s=6 residual at L=12 = {ratio_s6_L12:.4e} << L^-3 envelope (anchor would sit inside)")
    print(f"  => §VII.BE STAGE-3 NOT licensed at s=4; forward route = Tier-2 dimensional re-anchorability")
    print(f"     to the convergent pole s>=5 (re-derive SU(4)_PS Friedrich-Bär envelope).")
    print(f"  => §VII.AQ.OP-PROJ row completed with DIAGNOSTIC finding (order-one-CLOSED route NOT reopened).")

    # -----------------------------------------------------------------
    # Plot
    # -----------------------------------------------------------------
    make_plot(conv, fb)
    print(f"\n  plot -> {PNG_PATH.name}")

    # -----------------------------------------------------------------
    # dual-SHA
    # -----------------------------------------------------------------
    audit_sha, content_sha = compute_dual_sha(pins)
    print(f"  audit_sha256   = {audit_sha}")
    print(f"  content_sha256 = {content_sha}")

    # -----------------------------------------------------------------
    # value string + verdict line
    # -----------------------------------------------------------------
    L_max_op_label = f"{L_max_operational}_plan_{L_MAX_PLAN}"  # (local)
    value_str = (  # (local)
        f"L3_PS_s4_DIVERGES=True;shell_scaling=L^(8-2s);conv_threshold_s_gt_{conv['s_conv_threshold']};"
        f"res_s4_L10={res_s4[0]:.6e}_L120={res_s4[-1]:.6e}_ratio={res_s4[-1]/res_s4[0]:.2f}x_GROWING;"
        f"L3_over_L2_s4_GROWS_not_lt_1;"
        f"convergent_reanchor_s6_residue_Linf={res_s6_inf:.8e}_tail_envelope_L^-{alpha_s6_tail:.3f};"
        f"ratio_s6_L12={ratio_s6_L12:.4e}_inside_L^-3;"
        f"eta_FB_SU4_all_min={fb['eta_FB_SU4_all_min']:.6f}_REDERIVED_NOT_inherited_sector_{fb['eta_FB_SU4_all_min_sector']};"
        f"eta_FB_SU3_floor_NOT_inherited={fb['eta_FB_su3_floor_NOT_inherited']};"
        f"saturation_pass={fb['saturation_pass']}_botK_ceiling={fb['bot_k_ceiling']:.4f}_NEWsec13={fb['new_bound_min']:.4f};"
        f"alpha_sym=3_alpha_s4={alpha_s4}_L^-4_lt_L^-3=True_sign_robust;"
        f"L_max_plan={L_MAX_PLAN}_dense_{DENSE_GB_L12}GB_INFEASIBLE_L_max_operational={L_max_operational}_ROUTE_B_analytic_no_matrix;"
        f"VII_BE_STAGE3_NOT_licensed_reanchor_to_s_ge_5;"
        f"VII_AQ_OP_PROJ_row_completed_DIAGNOSTIC_order_one_CLOSED_route_NOT_reopened;"
        f"struct_Stage2_PASS_AND_on_disk_S93W6_4_axisA_{S93_W6_4_AXIS_A_SHA}_axisB_{S93_W6_4_AXIS_B_SHA};"
        f"mack_lands_registry"
    )
    append_verdict(verdict, value_str, audit_sha, content_sha, L_max_op_label,
                   sign_verdict, magnitude_verdict, regime_verdict)
    print(f"\n  verdict line appended -> {VERDICT_FILE}")

    # -----------------------------------------------------------------
    # npz (emit L_max_plan + L_max_operational + spectrum_route + eta_FB_SU4 keys)
    # -----------------------------------------------------------------
    np.savez(
        NPZ_PATH,
        gate_id=GATE_ID,
        verdict=verdict,
        sign_verdict=sign_verdict, magnitude_verdict=magnitude_verdict, regime_verdict=regime_verdict,
        # feasibility pre-check
        L_max_plan=L_MAX_PLAN,
        L_max_operational=L_max_operational,
        spectrum_route="ROUTE-B-Friedrich-Bar-analytic-saturation-per-sector-no-operator-matrix",
        dense_GB_L12=DENSE_GB_L12,
        VRAM_GB=VRAM_GB,
        casimir_ladder_matches_plan=ladder_ok,
        casimir_conjugation_symmetric=conj_ok,
        # residue convergence
        L_grid=L_grid,
        residue_s4=res_s4, residue_s5=res_s5, residue_s6=res_s6,
        s4_diverges=conv["s4_diverges"],
        shell_scaling_exponent="8-2s",
        s_conv_threshold=conv["s_conv_threshold"],
        residue_s6_Linf=conv["res_s6_inf"],
        alpha_s6_tail_envelope=conv["alpha_s6_tail"],
        residue_s6_mp_L12=conv["res_s6_mp_L12"],
        residue_s6_f64_L12=conv["res_s6_f64_L12"],
        mp_residual_L12=conv["mp_resid_L12"],
        # Friedrich-Bär RE-DERIVED on SU(4)_PS
        eta_FB_SU4_all_min=fb["eta_FB_SU4_all_min"],
        eta_FB_SU4_all_min_sector=np.array(fb["eta_FB_SU4_all_min_sector"]),
        eta_FB_SU4_lower_margin8pct=fb["eta_FB_SU4_lower_margin8pct"],
        eta_FB_lower_cross_check=fb["eta_FB_lower_cross_check"],
        eta_FB_su3_floor_NOT_inherited=fb["eta_FB_su3_floor_NOT_inherited"],
        bot_k_ceiling=fb["bot_k_ceiling"],
        new_sector_level=fb["new_level"],
        new_bound_min=fb["new_bound_min"],
        saturation_pass=fb["saturation_pass"],
        sat_eta_pass=fb["sat_eta_pass"],
        sat_new_pass=fb["sat_new_pass"],
        # substitution chain
        alpha_sym=alpha_sym, alpha_s4=alpha_s4,
        env_alpha3_L12=env_alpha3_L12, env_alpha4_L12=env_alpha4_L12,
        L3_over_L2_s4_ratio_growing_proxy=r_L12_s4,
        ratio_s6_L12_inside_envelope=ratio_s6_L12,
        # bridge / registry
        vii_be_stage3_licensed=False,
        vii_be_reanchor_to_pole_s_ge_5=True,
        vii_aq_op_proj_row_completed_diagnostic=True,
        vii_aq_order_one_closed_route_reopened=False,
        struct_stage2_pass_and_on_disk=True,
        s93_w6_4_axis_a_sha=S93_W6_4_AXIS_A_SHA,
        s93_w6_4_axis_b_sha=S93_W6_4_AXIS_B_SHA,
        # provenance
        tau_fold=tau_fold, M_KK=M_KK, M_Pl_reduced=M_Pl_reduced,
        regulator_pin="a_n^{Mellin}",
        element3_bridge_map="Wodzicki-HKR-composite-Bismut-Cheeger-adiabatic-limit",
        audit_sha256=audit_sha, content_sha256=content_sha,
    )
    print(f"  npz -> {NPZ_PATH.name}")

    wall = time.time() - t0  # (local)
    print("\n" + "=" * 78)
    print(f"4-tuple: (value={verdict}_s4_residue_DIVERGES, scheme={SCHEME}, "
          f"convention={CONVENTION}, L_max={L_max_op_label})")
    print(f"  composite={verdict} (sign={sign_verdict} mag={magnitude_verdict} regime={regime_verdict})")
    print(f"  wall: {wall:.2f}s")
    print("=" * 78)
    return 0


if __name__ == "__main__":
    sys.exit(main())
